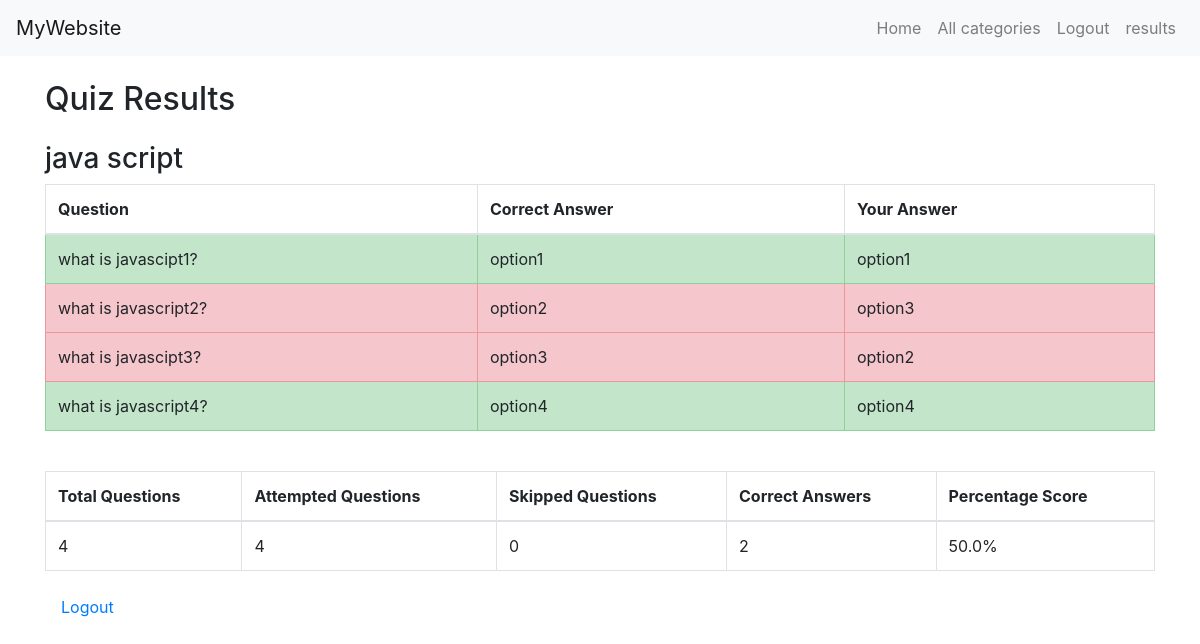
Page /results/ (signed in) on the committed database.
### main/models.py (models this page shows, shortened)
class QuizCategory(models.Model):
    title=models.CharField(max_length=100)
    detail=models.TextField(max_length=100)
    class meta:
        verbose_name_plural="categories"

class UserSubmittedAnswer(models.Model):
    question = models.ForeignKey(QuizQuestion, on_delete=models.CASCADE)
    user = models.ForeignKey(User, on_delete=models.CASCADE)
    right_answer = models.CharField(max_length=200)
    class Meta:
        verbose_name_plural = 'User Submitted Answers'

class QuizQuestion(models.Model):
    category = models.ForeignKey(QuizCategory, on_delete=models.CASCADE)
    question = models.TextField(max_length=255)
    option1 = models.CharField(max_length=100)
    option2 = models.CharField(max_length=100)
    option3 = models.CharField(max_length=100)
    option4 = models.CharField(max_length=100)
    level = models.CharField(max_length=10, default='easy')
    right_answer = models.CharField(max_length=100)

### main/views.py (the view)
# urls.py: path('results/', views.results, name='quiz_results'),
@login_required
def results(request):
    categories = QuizCategory.objects.all()
    category_results = []
    for category in categories:
        user_answers = UserSubmittedAnswer.objects.filter(
            user=request.user,
            question__category=category
        ).select_related('question')
        total_questions = category.quizquestion_set.count()  # Correctly access related questions
        skipped_questions = user_answers.filter(right_answer='Not Submitted').count()
        correct_answers = user_answers.filter(right_answer=F('question__right_answer')).count()
        attempted_questions = user_answers.count()
        if attempted_questions > 0:
            percentage_score = (correct_answers / attempted_questions) * 100
        else:
            percentage_score = 0
        category_result = {
            'category': category,
            'user_answers': user_answers,
            'total_questions': total_questions,
            'attempted_questions': attempted_questions,
            'skipped_questions': skipped_questions,
            'correct_answers': correct_answers,
            'percentage_score': percentage_score,
        }
        category_results.append(category_result)
    context = {
        'category_results': category_results,
    }
    return render(request, 'results.html', context)

### main/templates/results.html (shortened to what this page needs)
{% extends 'base.html' %}
{% block content %}
<h2 class="my-4">Quiz Results</h2>
{% for category_result in category_results %}
{% if category_result.attempted_questions > 0 %}
<h3>{{ category_result.category.title }}</h3>
<div class="table-responsive">
    <table class="table table-bordered">
        <thead>
            <tr>
                <th>Question</th>
                <th>Correct Answer</th>
                <th>Your Answer</th>
            </tr>
        </thead>
        <tbody>
            {% for answer in category_result.user_answers %}
            {% if answer.right_answer == 'Not Submitted' %}
            <tr class="table-warning">
            {% elif answer.right_answer == answer.question.right_answer %}
            <tr class="table-success">
            {% else %}
            <tr class="table-danger">
            {% endif %}
                <td>{{ answer.question.question }}</td>
                <td>{{ answer.question.right_answer }}</td>
                <td>{{ answer.right_answer }}</td>
            </tr>
            {% endfor %}
        </tbody>
    </table>
</div>
<div class="table-responsive my-4">
    <table class="table table-bordered">
        <thead>
            <tr>
                <th>Total Questions</th>
                <th>Attempted Questions</th>
                <th>Skipped Questions</th>
                <th>Correct Answers</th>
                <th>Percentage Score</th>
            </tr>
        </thead>
        <tbody>
            <tr>
                <td>{{ category_result.total_questions }}</td>
                <td>{{ category_result.attempted_questions }}</td>
                <td>{{ category_result.skipped_questions }}</td>
                <td>{{ category_result.correct_answers }}</td>
                <td>{{ category_result.percentage_score }}%</td>
            </tr>
        </tbody>
    </table>
    <a class="nav-link" href="{% url 'home' %}">Logout</a>
</div>
{% endif %}
{% endfor %}
{% endblock %}

### main/templates/base.html (shortened to what this page needs)
{% load static %}
<!DOCTYPE html>
<html lang="en">
<head>
    <link rel="stylesheet" href="https://stackpath.bootstrapcdn.com/bootstrap/4.5.2/css/bootstrap.min.css">
</head>
<body>
    <nav class="navbar navbar-expand-lg navbar-light bg-light">
        <a class="navbar-brand" href="#">MyWebsite</a>
        <div class="collapse navbar-collapse" id="navbarNav">
            <ul class="navbar-nav ml-auto">
                <li class="nav-item">
                    <a class="nav-link" href="{% url 'home' %}">Home</a>
                </li>
                <li class="nav-item">
                    <a class="nav-link" href="{% url 'all-categories' %}">All categories</a>
                </li>
                <li class="nav-item">
                    <a class="nav-link" href="{% url 'home' %}">Logout</a>
                </li>
                <li class="nav-item">
                    <a class="nav-link" href="{% url 'quiz_results' %}">results</a>
                </li>
            </ul>
        </div>
    </nav>
<main class="container">
 {% block content%}
 {% endblock %}
</main>
</body>
</html>

### rows in the picture
QuizCategory: category "java script", total_questions "4", attempted_questions "4", skipped_questions "0", correct_answers "2", percentage_score "50.0"
UserSubmittedAnswer: question.question "what is javascipt1?", question.right_answer "option1", right_answer "option1"
UserSubmittedAnswer: question.question "what is javascript2?", question.right_answer "option2", right_answer "option3"
UserSubmittedAnswer: question.question "what is javascipt3?", question.right_answer "option3", right_answer "option2"
UserSubmittedAnswer: question.question "what is javascript4?", question.right_answer "option4", right_answer "option4"
